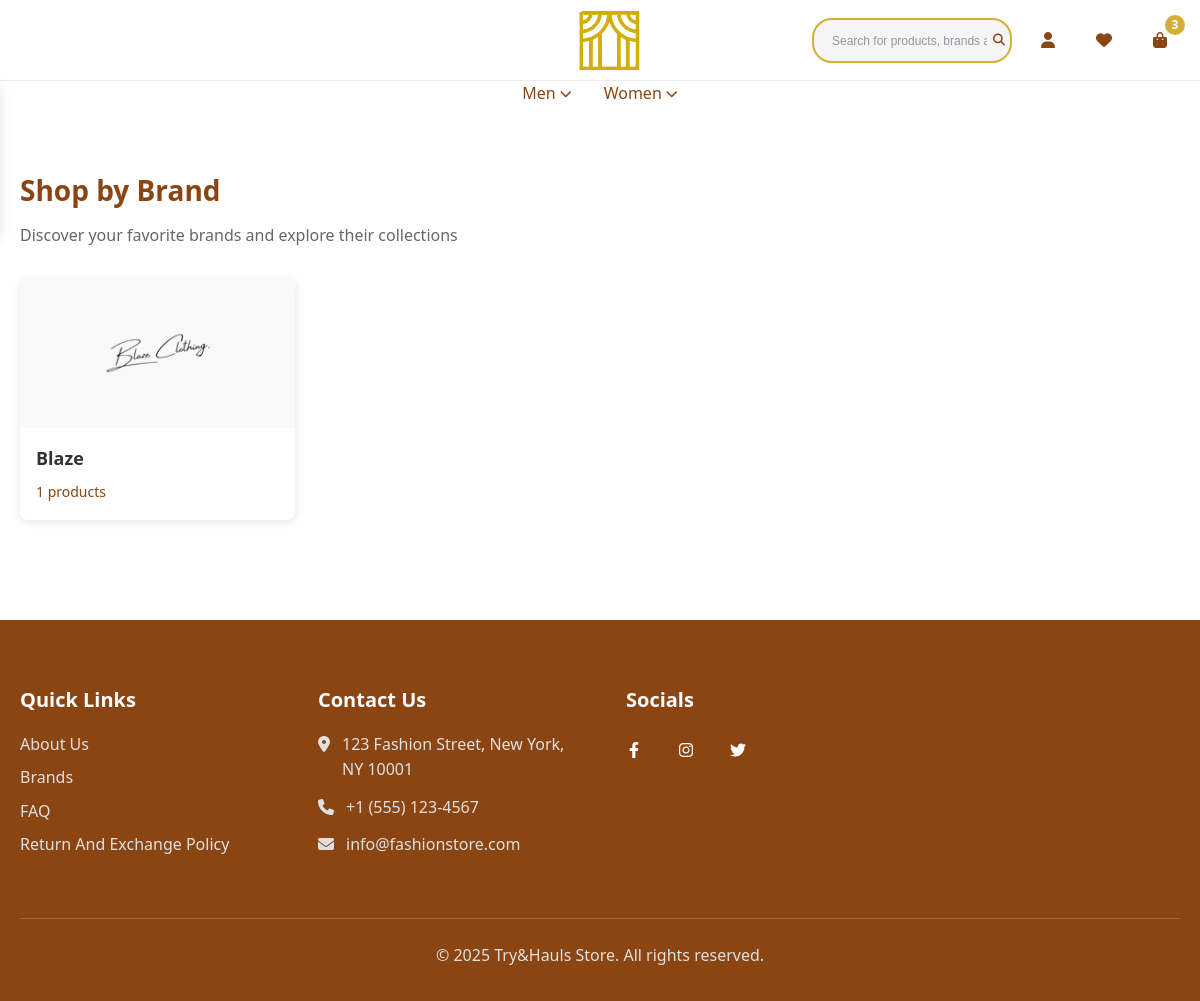
The app's page /brandlist/ with its own data.
### home/models.py (models this page shows, shortened)
class Brand(models.Model):
    name = models.CharField(max_length=100, unique=True)
    logo = models.ImageField(upload_to="images/", null=True, blank=True)
    IsFeatured = models.BooleanField(default=False)
    email = models.EmailField(unique=True, blank=True, null=True)
    about = models.TextField(blank=True, null=True)
    slug = models.SlugField(unique=True, blank=True)

### home/views.py (the view)
# urls.py: path('brandlist/', views.brandlist, name='brandlist'),
def brandlist(request):
    brands = Brand.objects.all()
    return render(request, "brandlist.html", {
        "brands": brands
    })

### home/templates/brandlist.html (shortened to what this page needs)
{% extends "layout.html" %}
{% load static %}
{% block body %}
  <main>
    <section class="brand-listing">
      <div class="container">
        <div class="brand-header">
          <h1 class="brand-title">Shop by Brand</h1>
          <p class="brand-subtitle">Discover your favorite brands and explore their collections</p>
        </div>
        <div class="brand-grid" id="brandGrid">
           {% for brand in brands %}
            <a href="{% url 'brand' brand.slug %}">
                <div class="brand-card" data-id="{{ brand.id }}" data-category="">
                    <div class="brand-card-inner">
                      <div class="brand-logo">
                        {% if brand.logo %}
                            <img src="{{ brand.logo.url }}" alt="{{ brand.name }} logo">
                        {% else %}
                            <img src="" alt="{{ brand.name }} logo">
                        {% endif %}
                      </div>
                      <div class="brand-info">
                        <h3 class="brand-name">{{ brand.name }}</h3>
                          <div class="brand-products">{{ brand.listing_set.count }} products</div>
                      </div>
                    </div>
                  </div>
            </a>
           {% endfor %}
        </div>
      </div>
    </section>
  </main>
{% endblock %}

### records on screen
Brand: logo (picture), name "Blaze", listing_set.count "1"
